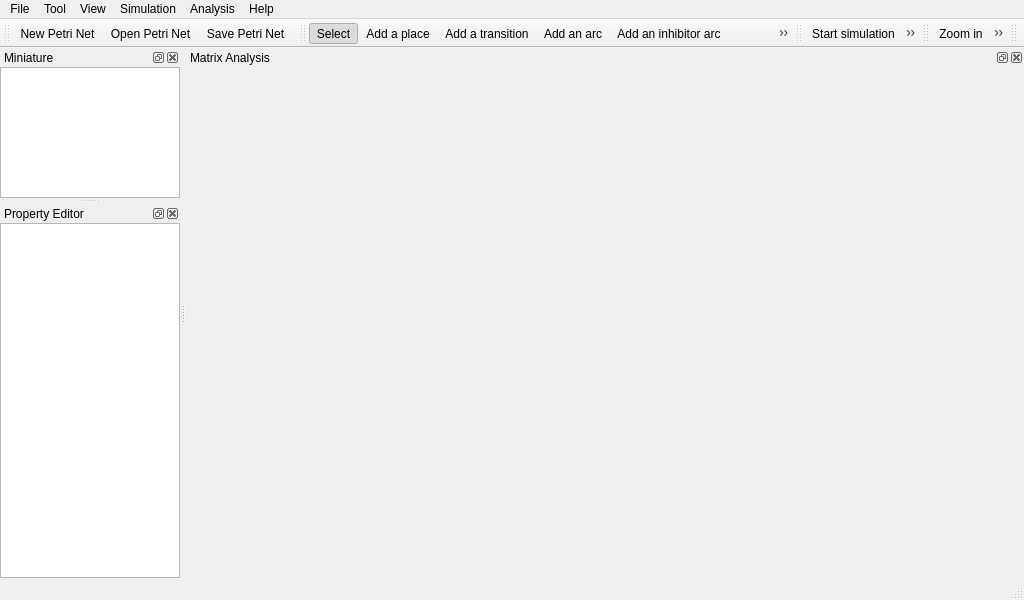
<?xml version="1.0" encoding="UTF-8"?>
<ui version="4.0">
 <author>Hugo Parente Lima</author>
 <class>MainWindow</class>
 <widget class="QMainWindow" name="MainWindow">
  <property name="geometry">
   <rect>
    <x>0</x>
    <y>0</y>
    <width>1024</width>
    <height>600</height>
   </rect>
  </property>
  <property name="windowTitle">
   <string>Opulus[*]</string>
  </property>
  <widget class="QGraphicsView" name="petriNetView">
   <property name="renderHints">
    <set>QPainter::Antialiasing|QPainter::TextAntialiasing</set>
   </property>
   <property name="dragMode">
    <enum>QGraphicsView::RubberBandDrag</enum>
   </property>
  </widget>
  <widget class="QMenuBar" name="menubar">
   <property name="geometry">
    <rect>
     <x>0</x>
     <y>0</y>
     <width>1024</width>
     <height>20</height>
    </rect>
   </property>
   <widget class="QMenu" name="menuFile">
    <property name="title">
     <string>File</string>
    </property>
    <widget class="QMenu" name="menuExport_to">
     <property name="title">
      <string>Export to...</string>
     </property>
     <addaction name="actionExportToPNG"/>
     <addaction name="actionExportToPS"/>
     <addaction name="actionExportToSVG"/>
    </widget>
    <widget class="QMenu" name="menuRecentPetriNets">
     <property name="title">
      <string>Recent Petri Nets</string>
     </property>
    </widget>
    <addaction name="actionNew"/>
    <addaction name="actionOpen"/>
    <addaction name="menuRecentPetriNets"/>
    <addaction name="separator"/>
    <addaction name="actionSave"/>
    <addaction name="actionSaveAs"/>
    <addaction name="menuExport_to"/>
    <addaction name="separator"/>
    <addaction name="actionQuit"/>
   </widget>
   <widget class="QMenu" name="menuTool">
    <property name="title">
     <string>Tool</string>
    </property>
    <addaction name="actionSelect"/>
    <addaction name="actionAddPlace"/>
    <addaction name="actionAddTransition"/>
    <addaction name="actionAddArc"/>
    <addaction name="actionAddInhibitorArc"/>
    <addaction name="actionAddRemoveTokens"/>
   </widget>
   <widget class="QMenu" name="menuSimulation">
    <property name="title">
     <string>Simulation</string>
    </property>
    <addaction name="actionStartSimulation"/>
    <addaction name="actionFireRandomTransition"/>
    <addaction name="actionFireNRandomTransitions"/>
   </widget>
   <widget class="QMenu" name="menuAnalysis">
    <property name="title">
     <string>Analysis</string>
    </property>
   </widget>
   <widget class="QMenu" name="menuHelp">
    <property name="title">
     <string>Help</string>
    </property>
    <widget class="QMenu" name="menuChangeLanguage">
     <property name="title">
      <string>Change language</string>
     </property>
    </widget>
    <addaction name="actionUserManual"/>
    <addaction name="actionWhatsThis"/>
    <addaction name="separator"/>
    <addaction name="menuChangeLanguage"/>
    <addaction name="separator"/>
    <addaction name="actionAbout"/>
    <addaction name="actionAboutQt"/>
   </widget>
   <widget class="QMenu" name="menuView">
    <property name="title">
     <string>View</string>
    </property>
    <addaction name="actionMiniature"/>
    <addaction name="actionProperty_Editor"/>
    <addaction name="actionInput_Output"/>
   </widget>
   <addaction name="menuFile"/>
   <addaction name="menuTool"/>
   <addaction name="menuView"/>
   <addaction name="menuSimulation"/>
   <addaction name="menuAnalysis"/>
   <addaction name="menuHelp"/>
  </widget>
  <widget class="QStatusBar" name="statusbar"/>
  <widget class="QToolBar" name="mainToolBar">
   <property name="windowTitle">
    <string>Main</string>
   </property>
   <attribute name="toolBarArea">
    <enum>TopToolBarArea</enum>
   </attribute>
   <attribute name="toolBarBreak">
    <bool>false</bool>
   </attribute>
   <addaction name="actionNew"/>
   <addaction name="actionOpen"/>
   <addaction name="actionSave"/>
  </widget>
  <widget class="QToolBar" name="toolsToolbar">
   <property name="windowTitle">
    <string>Tools</string>
   </property>
   <attribute name="toolBarArea">
    <enum>TopToolBarArea</enum>
   </attribute>
   <attribute name="toolBarBreak">
    <bool>false</bool>
   </attribute>
   <addaction name="actionSelect"/>
   <addaction name="actionAddPlace"/>
   <addaction name="actionAddTransition"/>
   <addaction name="actionAddArc"/>
   <addaction name="actionAddInhibitorArc"/>
   <addaction name="actionAddRemoveTokens"/>
  </widget>
  <widget class="QDockWidget" name="miniatureDock">
   <property name="enabled">
    <bool>true</bool>
   </property>
   <property name="sizePolicy">
    <sizepolicy hsizetype="Fixed" vsizetype="Fixed">
     <horstretch>0</horstretch>
     <verstretch>1</verstretch>
    </sizepolicy>
   </property>
   <property name="minimumSize">
    <size>
     <width>93</width>
     <height>118</height>
    </size>
   </property>
   <property name="maximumSize">
    <size>
     <width>180</width>
     <height>150</height>
    </size>
   </property>
   <property name="allowedAreas">
    <set>Qt::LeftDockWidgetArea|Qt::RightDockWidgetArea</set>
   </property>
   <property name="windowTitle">
    <string>Miniature</string>
   </property>
   <attribute name="dockWidgetArea">
    <number>1</number>
   </attribute>
   <widget class="MiniView" name="miniatureView">
    <property name="verticalScrollBarPolicy">
     <enum>Qt::ScrollBarAlwaysOff</enum>
    </property>
    <property name="horizontalScrollBarPolicy">
     <enum>Qt::ScrollBarAlwaysOff</enum>
    </property>
    <property name="interactive">
     <bool>false</bool>
    </property>
    <property name="renderHints">
     <set>QPainter::Antialiasing|QPainter::SmoothPixmapTransform|QPainter::TextAntialiasing</set>
    </property>
   </widget>
  </widget>
  <widget class="QDockWidget" name="propEditorDock">
   <property name="sizePolicy">
    <sizepolicy hsizetype="Fixed" vsizetype="Expanding">
     <horstretch>0</horstretch>
     <verstretch>0</verstretch>
    </sizepolicy>
   </property>
   <property name="maximumSize">
    <size>
     <width>180</width>
     <height>524287</height>
    </size>
   </property>
   <property name="sizeIncrement">
    <size>
     <width>0</width>
     <height>0</height>
    </size>
   </property>
   <property name="windowTitle">
    <string>Property Editor</string>
   </property>
   <attribute name="dockWidgetArea">
    <number>1</number>
   </attribute>
   <widget class="QTreeView" name="propEditor">
    <property name="editTriggers">
     <set>QAbstractItemView::CurrentChanged|QAbstractItemView::SelectedClicked</set>
    </property>
    <property name="rootIsDecorated">
     <bool>false</bool>
    </property>
    <attribute name="headerDefaultSectionSize">
     <number>75</number>
    </attribute>
   </widget>
  </widget>
  <widget class="QToolBar" name="simulationToolBar">
   <property name="windowTitle">
    <string>Simulation</string>
   </property>
   <attribute name="toolBarArea">
    <enum>TopToolBarArea</enum>
   </attribute>
   <attribute name="toolBarBreak">
    <bool>false</bool>
   </attribute>
   <addaction name="actionStartSimulation"/>
   <addaction name="actionFireRandomTransition"/>
  </widget>
  <widget class="QToolBar" name="zoomBar">
   <property name="windowTitle">
    <string>Zoom</string>
   </property>
   <attribute name="toolBarArea">
    <enum>TopToolBarArea</enum>
   </attribute>
   <attribute name="toolBarBreak">
    <bool>false</bool>
   </attribute>
   <addaction name="actionZoomIn"/>
   <addaction name="actionZoomOut"/>
  </widget>
  <widget class="QToolBar" name="undoToolBar">
   <property name="windowTitle">
    <string>Do-Undo</string>
   </property>
   <attribute name="toolBarArea">
    <enum>TopToolBarArea</enum>
   </attribute>
   <attribute name="toolBarBreak">
    <bool>false</bool>
   </attribute>
  </widget>
  <widget class="QDockWidget" name="matrixDock">
   <property name="windowTitle">
    <string>Matrix Analysis</string>
   </property>
   <attribute name="dockWidgetArea">
    <number>2</number>
   </attribute>
   <widget class="MatrixWidget" name="matrixWidget">
    <property name="autoFillBackground">
     <bool>true</bool>
    </property>
   </widget>
  </widget>
  <action name="actionNew">
   <property name="icon">
    <iconset resource="gui.qrc">
     <normaloff>:/pics/document-new.png</normaloff>:/pics/document-new.png</iconset>
   </property>
   <property name="text">
    <string>New Petri Net...</string>
   </property>
   <property name="whatsThis">
    <string>Creates a new empty Petri Net.</string>
   </property>
   <property name="shortcut">
    <string>Ctrl+N</string>
   </property>
  </action>
  <action name="actionOpen">
   <property name="icon">
    <iconset resource="gui.qrc">
     <normaloff>:/pics/document-open.png</normaloff>:/pics/document-open.png</iconset>
   </property>
   <property name="text">
    <string>Open Petri Net...</string>
   </property>
   <property name="whatsThis">
    <string>Opens a Petri Net.</string>
   </property>
   <property name="shortcut">
    <string>Ctrl+O</string>
   </property>
  </action>
  <action name="actionQuit">
   <property name="icon">
    <iconset resource="gui.qrc">
     <normaloff>:/application-exit</normaloff>:/application-exit</iconset>
   </property>
   <property name="text">
    <string>Quit</string>
   </property>
  </action>
  <action name="actionStartSimulation">
   <property name="checkable">
    <bool>true</bool>
   </property>
   <property name="icon">
    <iconset resource="gui.qrc">
     <normaloff>:/simulate</normaloff>:/simulate</iconset>
   </property>
   <property name="text">
    <string>Start simulation</string>
   </property>
   <property name="whatsThis">
    <string>Start/Stop simulation.</string>
   </property>
  </action>
  <action name="actionSelect">
   <property name="checkable">
    <bool>true</bool>
   </property>
   <property name="checked">
    <bool>true</bool>
   </property>
   <property name="icon">
    <iconset resource="gui.qrc">
     <normaloff>:/select</normaloff>:/select</iconset>
   </property>
   <property name="text">
    <string>Select</string>
   </property>
   <property name="shortcut">
    <string>S</string>
   </property>
  </action>
  <action name="actionAddPlace">
   <property name="checkable">
    <bool>true</bool>
   </property>
   <property name="icon">
    <iconset resource="gui.qrc">
     <normaloff>:/place</normaloff>:/place</iconset>
   </property>
   <property name="text">
    <string>Add a place</string>
   </property>
   <property name="shortcut">
    <string>P</string>
   </property>
  </action>
  <action name="actionAddTransition">
   <property name="checkable">
    <bool>true</bool>
   </property>
   <property name="icon">
    <iconset resource="gui.qrc">
     <normaloff>:/transition</normaloff>:/transition</iconset>
   </property>
   <property name="text">
    <string>Add a transition</string>
   </property>
   <property name="shortcut">
    <string>T</string>
   </property>
  </action>
  <action name="actionAddArc">
   <property name="checkable">
    <bool>true</bool>
   </property>
   <property name="icon">
    <iconset resource="gui.qrc">
     <normaloff>:/arc</normaloff>:/arc</iconset>
   </property>
   <property name="text">
    <string>Add an arc</string>
   </property>
   <property name="shortcut">
    <string>A</string>
   </property>
  </action>
  <action name="actionAddRemoveTokens">
   <property name="checkable">
    <bool>true</bool>
   </property>
   <property name="icon">
    <iconset resource="gui.qrc">
     <normaloff>:/tokens</normaloff>:/tokens</iconset>
   </property>
   <property name="text">
    <string>Add/remove tokens</string>
   </property>
  </action>
  <action name="actionSave">
   <property name="icon">
    <iconset resource="gui.qrc">
     <normaloff>:/pics/document-save.png</normaloff>:/pics/document-save.png</iconset>
   </property>
   <property name="text">
    <string>Save Petri Net...</string>
   </property>
   <property name="shortcut">
    <string>Ctrl+S</string>
   </property>
  </action>
  <action name="actionSaveAs">
   <property name="text">
    <string>Save Petri Net as...</string>
   </property>
  </action>
  <action name="actionUserManual">
   <property name="enabled">
    <bool>false</bool>
   </property>
   <property name="icon">
    <iconset resource="gui.qrc">
     <normaloff>:/pics/help-contents.png</normaloff>:/pics/help-contents.png</iconset>
   </property>
   <property name="text">
    <string>User Manual</string>
   </property>
  </action>
  <action name="actionAbout">
   <property name="text">
    <string>About</string>
   </property>
  </action>
  <action name="actionAboutQt">
   <property name="text">
    <string>About Qt</string>
   </property>
  </action>
  <action name="actionWhatsThis">
   <property name="icon">
    <iconset resource="gui.qrc">
     <normaloff>:/pics/help-whatsthis.png</normaloff>:/pics/help-whatsthis.png</iconset>
   </property>
   <property name="text">
    <string>What is this?</string>
   </property>
  </action>
  <action name="actionExportToPNG">
   <property name="text">
    <string>Image PNG</string>
   </property>
  </action>
  <action name="actionExportToPS">
   <property name="text">
    <string>Post Script</string>
   </property>
  </action>
  <action name="actionExportToSVG">
   <property name="text">
    <string>Scalable Vector Graphics (SVG)</string>
   </property>
  </action>
  <action name="actionFireRandomTransition">
   <property name="icon">
    <iconset resource="gui.qrc">
     <normaloff>:/random</normaloff>:/random</iconset>
   </property>
   <property name="text">
    <string>Fire random transition</string>
   </property>
  </action>
  <action name="actionZoomIn">
   <property name="icon">
    <iconset resource="gui.qrc">
     <normaloff>:/zoom-in</normaloff>:/zoom-in</iconset>
   </property>
   <property name="text">
    <string>Zoom in</string>
   </property>
   <property name="shortcut">
    <string>=</string>
   </property>
  </action>
  <action name="actionZoomOut">
   <property name="icon">
    <iconset resource="gui.qrc">
     <normaloff>:/zoom-out</normaloff>:/zoom-out</iconset>
   </property>
   <property name="text">
    <string>Zoom out</string>
   </property>
   <property name="shortcut">
    <string>-</string>
   </property>
  </action>
  <action name="actionFireNRandomTransitions">
   <property name="text">
    <string>Fire n random transitions</string>
   </property>
  </action>
  <action name="actionAddInhibitorArc">
   <property name="checkable">
    <bool>true</bool>
   </property>
   <property name="icon">
    <iconset resource="gui.qrc">
     <normaloff>:/inhibitorarc</normaloff>:/inhibitorarc</iconset>
   </property>
   <property name="text">
    <string>Add an inhibitor arc</string>
   </property>
   <property name="shortcut">
    <string>I</string>
   </property>
  </action>
  <action name="actionMiniature">
   <property name="checkable">
    <bool>true</bool>
   </property>
   <property name="checked">
    <bool>true</bool>
   </property>
   <property name="text">
    <string>Miniature</string>
   </property>
  </action>
  <action name="actionProperty_Editor">
   <property name="checkable">
    <bool>true</bool>
   </property>
   <property name="checked">
    <bool>true</bool>
   </property>
   <property name="text">
    <string>Property Editor</string>
   </property>
  </action>
  <action name="actionInput_Output">
   <property name="checkable">
    <bool>true</bool>
   </property>
   <property name="checked">
    <bool>true</bool>
   </property>
   <property name="text">
    <string>Input/Output</string>
   </property>
  </action>
 </widget>
 <customwidgets>
  <customwidget>
   <class>MiniView</class>
   <extends>QGraphicsView</extends>
   <header>miniview.h</header>
  </customwidget>
  <customwidget>
   <class>MatrixWidget</class>
   <extends>QWidget</extends>
   <header>matrixwidget.h</header>
   <container>1</container>
  </customwidget>
 </customwidgets>
 <resources>
  <include location="gui.qrc"/>
 </resources>
 <connections>
  <connection>
   <sender>actionProperty_Editor</sender>
   <signal>toggled(bool)</signal>
   <receiver>propEditorDock</receiver>
   <slot>setVisible(bool)</slot>
   <hints>
    <hint type="sourcelabel">
     <x>-1</x>
     <y>-1</y>
    </hint>
    <hint type="destinationlabel">
     <x>89</x>
     <y>264</y>
    </hint>
   </hints>
  </connection>
  <connection>
   <sender>actionMiniature</sender>
   <signal>toggled(bool)</signal>
   <receiver>miniatureDock</receiver>
   <slot>setVisible(bool)</slot>
   <hints>
    <hint type="sourcelabel">
     <x>-1</x>
     <y>-1</y>
    </hint>
    <hint type="destinationlabel">
     <x>89</x>
     <y>132</y>
    </hint>
   </hints>
  </connection>
  <connection>
   <sender>actionInput_Output</sender>
   <signal>toggled(bool)</signal>
   <receiver>matrixDock</receiver>
   <slot>setVisible(bool)</slot>
   <hints>
    <hint type="sourcelabel">
     <x>-1</x>
     <y>-1</y>
    </hint>
    <hint type="destinationlabel">
     <x>665</x>
     <y>194</y>
    </hint>
   </hints>
  </connection>
  <connection>
   <sender>matrixDock</sender>
   <signal>visibilityChanged(bool)</signal>
   <receiver>actionInput_Output</receiver>
   <slot>setChecked(bool)</slot>
   <hints>
    <hint type="sourcelabel">
     <x>665</x>
     <y>194</y>
    </hint>
    <hint type="destinationlabel">
     <x>-1</x>
     <y>-1</y>
    </hint>
   </hints>
  </connection>
  <connection>
   <sender>miniatureDock</sender>
   <signal>visibilityChanged(bool)</signal>
   <receiver>actionMiniature</receiver>
   <slot>setChecked(bool)</slot>
   <hints>
    <hint type="sourcelabel">
     <x>89</x>
     <y>132</y>
    </hint>
    <hint type="destinationlabel">
     <x>-1</x>
     <y>-1</y>
    </hint>
   </hints>
  </connection>
  <connection>
   <sender>propEditorDock</sender>
   <signal>visibilityChanged(bool)</signal>
   <receiver>actionProperty_Editor</receiver>
   <slot>setChecked(bool)</slot>
   <hints>
    <hint type="sourcelabel">
     <x>89</x>
     <y>264</y>
    </hint>
    <hint type="destinationlabel">
     <x>-1</x>
     <y>-1</y>
    </hint>
   </hints>
  </connection>
 </connections>
</ui>
